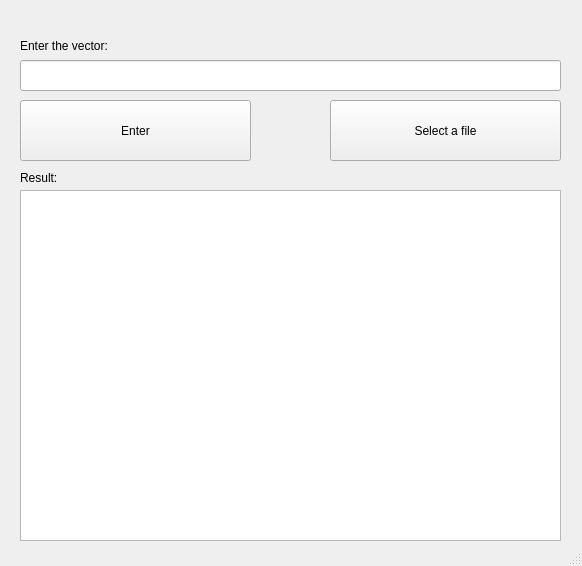
<?xml version="1.0" encoding="UTF-8"?>
<ui version="4.0">
 <class>MainWindow</class>
 <widget class="QMainWindow" name="MainWindow">
  <property name="geometry">
   <rect>
    <x>0</x>
    <y>0</y>
    <width>582</width>
    <height>566</height>
   </rect>
  </property>
  <property name="windowTitle">
   <string>MainWindow</string>
  </property>
  <widget class="QWidget" name="centralwidget">
   <widget class="QPushButton" name="fileInput">
    <property name="geometry">
     <rect>
      <x>330</x>
      <y>100</y>
      <width>231</width>
      <height>61</height>
     </rect>
    </property>
    <property name="text">
     <string>Select a file</string>
    </property>
   </widget>
   <widget class="QLabel" name="title">
    <property name="geometry">
     <rect>
      <x>20</x>
      <y>20</y>
      <width>301</width>
      <height>51</height>
     </rect>
    </property>
    <property name="text">
     <string>Enter the vector:</string>
    </property>
    <property name="textFormat">
     <enum>Qt::AutoText</enum>
    </property>
   </widget>
   <widget class="QLabel" name="result">
    <property name="geometry">
     <rect>
      <x>20</x>
      <y>170</y>
      <width>91</width>
      <height>16</height>
     </rect>
    </property>
    <property name="text">
     <string>Result:</string>
    </property>
   </widget>
   <widget class="QPushButton" name="consoleInput">
    <property name="geometry">
     <rect>
      <x>20</x>
      <y>100</y>
      <width>231</width>
      <height>61</height>
     </rect>
    </property>
    <property name="text">
     <string>Enter</string>
    </property>
   </widget>
   <widget class="QTextEdit" name="windowResult">
    <property name="geometry">
     <rect>
      <x>20</x>
      <y>190</y>
      <width>541</width>
      <height>351</height>
     </rect>
    </property>
   </widget>
   <widget class="QLineEdit" name="inputLine">
    <property name="geometry">
     <rect>
      <x>20</x>
      <y>60</y>
      <width>541</width>
      <height>31</height>
     </rect>
    </property>
   </widget>
  </widget>
  <widget class="QStatusBar" name="statusbar"/>
 </widget>
 <layoutdefault spacing="6" margin="11"/>
 <resources/>
 <connections/>
</ui>
